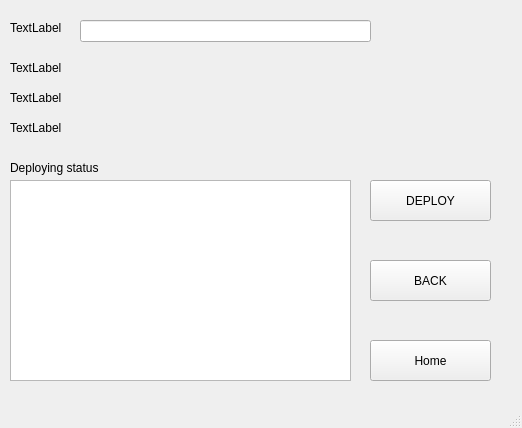
<?xml version="1.0" encoding="UTF-8"?>
<ui version="4.0">
 <class>FinalStep</class>
 <widget class="QMainWindow" name="FinalStep">
  <property name="geometry">
   <rect>
    <x>0</x>
    <y>0</y>
    <width>522</width>
    <height>428</height>
   </rect>
  </property>
  <property name="sizePolicy">
   <sizepolicy hsizetype="Fixed" vsizetype="Fixed">
    <horstretch>0</horstretch>
    <verstretch>0</verstretch>
   </sizepolicy>
  </property>
  <property name="minimumSize">
   <size>
    <width>522</width>
    <height>428</height>
   </size>
  </property>
  <property name="maximumSize">
   <size>
    <width>522</width>
    <height>428</height>
   </size>
  </property>
  <property name="windowTitle">
   <string>Keep nodes</string>
  </property>
  <widget class="QWidget" name="centralwidget">
   <widget class="QPushButton" name="btn_back">
    <property name="geometry">
     <rect>
      <x>370</x>
      <y>260</y>
      <width>121</width>
      <height>41</height>
     </rect>
    </property>
    <property name="text">
     <string>BACK</string>
    </property>
   </widget>
   <widget class="QLabel" name="l_wallet">
    <property name="geometry">
     <rect>
      <x>10</x>
      <y>20</y>
      <width>71</width>
      <height>16</height>
     </rect>
    </property>
    <property name="text">
     <string>TextLabel</string>
    </property>
   </widget>
   <widget class="QLabel" name="l_infuraID">
    <property name="geometry">
     <rect>
      <x>10</x>
      <y>60</y>
      <width>481</width>
      <height>16</height>
     </rect>
    </property>
    <property name="text">
     <string>TextLabel</string>
    </property>
   </widget>
   <widget class="QLabel" name="l_nodeName">
    <property name="geometry">
     <rect>
      <x>10</x>
      <y>90</y>
      <width>471</width>
      <height>16</height>
     </rect>
    </property>
    <property name="text">
     <string>TextLabel</string>
    </property>
   </widget>
   <widget class="QLabel" name="l_nodeType">
    <property name="geometry">
     <rect>
      <x>10</x>
      <y>120</y>
      <width>481</width>
      <height>16</height>
     </rect>
    </property>
    <property name="text">
     <string>TextLabel</string>
    </property>
   </widget>
   <widget class="QPushButton" name="btn_deploy">
    <property name="geometry">
     <rect>
      <x>370</x>
      <y>180</y>
      <width>121</width>
      <height>41</height>
     </rect>
    </property>
    <property name="text">
     <string>DEPLOY</string>
    </property>
   </widget>
   <widget class="QPlainTextEdit" name="plain_te">
    <property name="geometry">
     <rect>
      <x>10</x>
      <y>180</y>
      <width>341</width>
      <height>201</height>
     </rect>
    </property>
    <property name="readOnly">
     <bool>true</bool>
    </property>
   </widget>
   <widget class="QLabel" name="l_deployingStatus">
    <property name="geometry">
     <rect>
      <x>10</x>
      <y>160</y>
      <width>311</width>
      <height>16</height>
     </rect>
    </property>
    <property name="text">
     <string>Deploying status</string>
    </property>
   </widget>
   <widget class="QLabel" name="label">
    <property name="geometry">
     <rect>
      <x>390</x>
      <y>0</y>
      <width>141</width>
      <height>121</height>
     </rect>
    </property>
    <property name="text">
     <string/>
    </property>
    <property name="pixmap">
     <pixmap resource="../resources/logo.qrc">:/logo/logo5.png</pixmap>
    </property>
   </widget>
   <widget class="QLineEdit" name="le_wallet">
    <property name="geometry">
     <rect>
      <x>80</x>
      <y>20</y>
      <width>291</width>
      <height>22</height>
     </rect>
    </property>
   </widget>
   <widget class="QPushButton" name="pb_home">
    <property name="geometry">
     <rect>
      <x>370</x>
      <y>340</y>
      <width>121</width>
      <height>41</height>
     </rect>
    </property>
    <property name="text">
     <string>Home</string>
    </property>
   </widget>
  </widget>
  <widget class="QMenuBar" name="menubar">
   <property name="geometry">
    <rect>
     <x>0</x>
     <y>0</y>
     <width>522</width>
     <height>22</height>
    </rect>
   </property>
  </widget>
  <widget class="QStatusBar" name="statusbar"/>
 </widget>
 <resources>
  <include location="../resources/logo.qrc"/>
 </resources>
 <connections/>
</ui>
